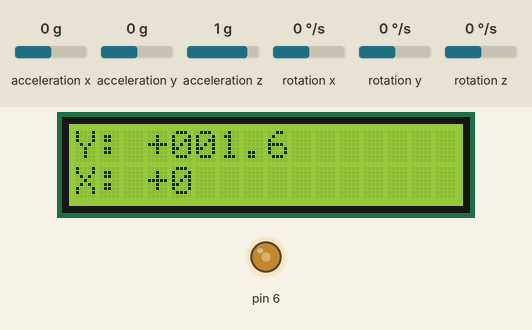
This sketch was run on a simulated Arduino Uno, built with avr-gcc and run on an emulated ATmega328P. Shown: 16×2 character LCD, output pins drawn as LEDs (lit = HIGH). Wiring (inferred from the names in the program): MPU-6050 motion sensor at I2C address 0x68. Inputs (shaded band) come from the test bench; at power-on: rotation z 0 °/s, rotation x 0 °/s, acceleration x 0 g, acceleration y 0 g, acceleration z 1 g, rotation y 0 °/s. What the sketch prints to the serial monitor is not drawn.

Above: at 6.8 s.
6.9 s: rotation z set to -2 °/s
At 7.6 s:
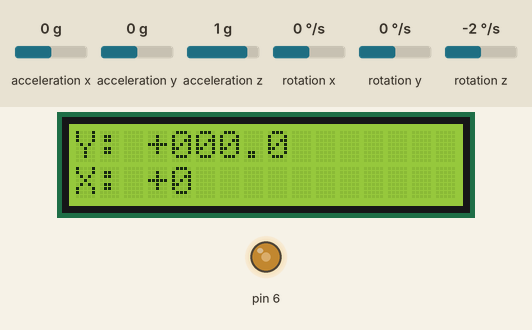
9.2 s: rotation z set to -192 °/s
At 9.79 s:
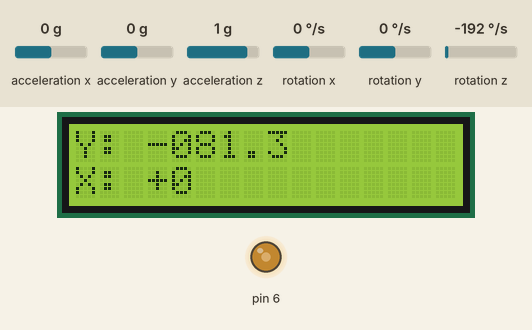
12.1 s: rotation x set to -192 °/s
At 12.46 s:
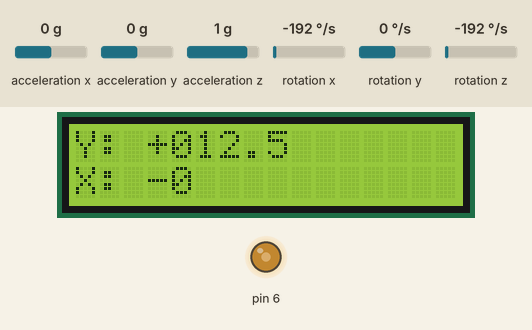
13.7 s: acceleration x set to -1.4 g
At 15.44 s:
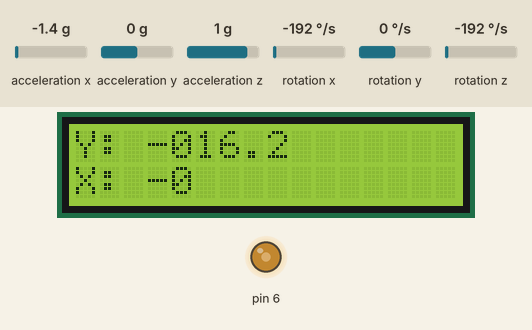

Measured:
- after the input at 6.9 s, the display: first changes after 0.10 s (image 1 shows a later state)

The sketch:

Digital_Spirit_Level.ino
```cpp
#include <Wire.h>
#include <LiquidCrystal.h>

int gyro_x, gyro_y, gyro_z;
long acc_x, acc_y, acc_z, acc_total_vector;
int temperature;
long gyro_x_cal, gyro_y_cal, gyro_z_cal;
long loop_timer;
int lcd_loop_counter;
float angle_pitch, angle_roll;
int angle_pitch_buffer, angle_roll_buffer;
boolean set_gyro_angles;
float angle_roll_acc, angle_pitch_acc;
float angle_pitch_output, angle_roll_output;

int Contrast=120; // can be set from 0-255
LiquidCrystal lcd(12, 11, 5, 4, 3, 2);

void setup() {
  analogWrite(6,Contrast);
  lcd.begin(16, 2);
  lcd.clear();

  Wire.begin();                                                        //Start I2C as master
  Serial.begin(57600);                                                 //Use only for debugging

  setup_mpu_6050_registers();                                          //Setup the registers of the MPU-6050 (500dfs / +/-8g) and start the gyro

  lcd.setCursor(0,0);                                                  //Set the LCD cursor to position to position 0,0
  lcd.print("Calibrating gyro");                                       //Print text to screen
  lcd.setCursor(0,1);                                                  //Set the LCD cursor to position to position 0,1

  for (int cal_int = 0; cal_int < 2000 ; cal_int ++){                  //Run this code 2000 times
    if(cal_int % 125 == 0)lcd.print(".");                              //Print a dot on the LCD every 125 readings
    read_mpu_6050_data();                                              //Read the raw acc and gyro data from the MPU-6050
    gyro_x_cal += gyro_x;                                              //Add the gyro x-axis offset to the gyro_x_cal variable
    gyro_y_cal += gyro_y;                                              //Add the gyro y-axis offset to the gyro_y_cal variable
    gyro_z_cal += gyro_z;                                              //Add the gyro z-axis offset to the gyro_z_cal variable
    delay(1);                                                          //Delay 3us to simulate the 250Hz program loop
  }
  gyro_x_cal /= 2000;                                                  //Divide the gyro_x_cal variable by 2000 to get the avarage offset
  gyro_y_cal /= 2000;                                                  //Divide the gyro_y_cal variable by 2000 to get the avarage offset
  gyro_z_cal /= 2000;                                                  //Divide the gyro_z_cal variable by 2000 to get the avarage offset

  lcd.clear();
  lcd.setCursor(0,0);                                                  //Set the LCD cursor to position to position 0,0
  lcd.print("Y:");                                                 //Print text to screen
  lcd.setCursor(0,1);                                                  //Set the LCD cursor to position to position 0,1
  lcd.print("X:");                                                 //Print text to screen

  loop_timer = micros();                                               //Reset the loop timer
}

void loop(){

  read_mpu_6050_data();                                                //Read the raw acc and gyro data from the MPU-6050

  gyro_x -= gyro_x_cal;                                                //Subtract the offset calibration value from the raw gyro_x value
  gyro_y -= gyro_y_cal;                                                //Subtract the offset calibration value from the raw gyro_y value
  gyro_z -= gyro_z_cal;                                                //Subtract the offset calibration value from the raw gyro_z value

  //Gyro angle calculations
  //0.0000611 = 1 / (250Hz / 65.5)
  angle_pitch += gyro_x * 0.0000611;                                   //Calculate the traveled pitch angle and add this to the angle_pitch variable
  angle_roll += gyro_y * 0.0000611;                                    //Calculate the traveled roll angle and add this to the angle_roll variable

  //0.000001066 = 0.0000611 * (3.142(PI) / 180degr) The Arduino sin function is in radians
  angle_pitch += angle_roll * sin(gyro_z * 0.000001066);               //If the IMU has yawed transfer the roll angle to the pitch angel
  angle_roll -= angle_pitch * sin(gyro_z * 0.000001066);               //If the IMU has yawed transfer the pitch angle to the roll angel

  //Accelerometer angle calculations
  acc_total_vector = sqrt((acc_x*acc_x)+(acc_y*acc_y)+(acc_z*acc_z));  //Calculate the total accelerometer vector
  //57.296 = 1 / (3.142 / 180) The Arduino asin function is in radians
  angle_pitch_acc = asin((float)acc_y/acc_total_vector)* 57.296;       //Calculate the pitch angle
  angle_roll_acc = asin((float)acc_x/acc_total_vector)* -57.296;       //Calculate the roll angle

  //Place the MPU-6050 spirit level and note the values in the following two lines for calibration
  angle_pitch_acc -= -1.7;                                              //Accelerometer calibration value for pitch
  angle_roll_acc -= -87.2;                                               //Accelerometer calibration value for roll

  if(set_gyro_angles){                                                 //If the IMU is already started
    angle_pitch = angle_pitch * 0.9996 + angle_pitch_acc * 0.0004;     //Correct the drift of the gyro pitch angle with the accelerometer pitch angle
    angle_roll = angle_roll * 0.9996 + angle_roll_acc * 0.0004;        //Correct the drift of the gyro roll angle with the accelerometer roll angle
  }
  else{                                                                //At first start
    angle_pitch = angle_pitch_acc;                                     //Set the gyro pitch angle equal to the accelerometer pitch angle
    angle_roll = angle_roll_acc;                                       //Set the gyro roll angle equal to the accelerometer roll angle
    set_gyro_angles = true;                                            //Set the IMU started flag
  }

  //To dampen the pitch and roll angles a complementary filter is used
  angle_pitch_output = angle_pitch_output * 0.9 + angle_pitch * 0.1;   //Take 90% of the output pitch value and add 10% of the raw pitch value
  angle_roll_output = angle_roll_output * 0.9 + angle_roll * 0.1;      //Take 90% of the output roll value and add 10% of the raw roll value

  Serial.print("X:");
  Serial.print(angle_pitch_output);
  Serial.print(", Y:");
  Serial.print(angle_roll_output);
  Serial.println("");

  write_LCD();                                                         //Write the roll and pitch values to the LCD display

  while(micros() - loop_timer < 4000);                                 //Wait until the loop_timer reaches 4000us (250Hz) before starting the next loop
  loop_timer = micros();                                               //Reset the loop timer
}

void read_mpu_6050_data(){                                             //Subroutine for reading the raw gyro and accelerometer data
  Wire.beginTransmission(0x68);                                        //Start communicating with the MPU-6050
  Wire.write(0x3B);                                                    //Send the requested starting register
  Wire.endTransmission();                                              //End the transmission
  Wire.requestFrom(0x68,14);                                           //Request 14 bytes from the MPU-6050
  while(Wire.available() < 14);                                        //Wait until all the bytes are received
  acc_x = Wire.read()<<8|Wire.read();                                  //Add the low and high byte to the acc_x variable
  acc_y = Wire.read()<<8|Wire.read();                                  //Add the low and high byte to the acc_y variable
  acc_z = Wire.read()<<8|Wire.read();                                  //Add the low and high byte to the acc_z variable
  temperature = Wire.read()<<8|Wire.read();                            //Add the low and high byte to the temperature variable
  gyro_x = Wire.read()<<8|Wire.read();                                 //Add the low and high byte to the gyro_x variable
  gyro_y = Wire.read()<<8|Wire.read();                                 //Add the low and high byte to the gyro_y variable
  gyro_z = Wire.read()<<8|Wire.read();                                 //Add the low and high byte to the gyro_z variable

}

void setup_mpu_6050_registers(){
  //Activate the MPU-6050
  Wire.beginTransmission(0x68);                                        //Start communicating with the MPU-6050
  Wire.write(0x6B);                                                    //Send the requested starting register
  Wire.write(0x00);                                                    //Set the requested starting register
  Wire.endTransmission();                                              //End the transmission
  //Configure the accelerometer (+/-8g)
  Wire.beginTransmission(0x68);                                        //Start communicating with the MPU-6050
  Wire.write(0x1C);                                                    //Send the requested starting register
  Wire.write(0x10);                                                    //Set the requested starting register
  Wire.endTransmission();                                              //End the transmission
  //Configure the gyro (500dps full scale)
  Wire.beginTransmission(0x68);                                        //Start communicating with the MPU-6050
  Wire.write(0x1B);                                                    //Send the requested starting register
  Wire.write(0x08);                                                    //Set the requested starting register
  Wire.endTransmission();                                              //End the transmission
}

void write_LCD(){                                                      //Subroutine for writing the LCD
  //To get a 250Hz program loop (4us) it's only possible to write one character per loop
  //Writing multiple characters is taking to much time
  if(lcd_loop_counter == 10)lcd_loop_counter = 0;                      //Reset the counter after 14 characters
  lcd_loop_counter ++;                                                 //Increase the counter
  if(lcd_loop_counter == 1){
    angle_pitch_buffer = angle_pitch_output * 10;                      //Buffer the pitch angle because it will change
    lcd.setCursor(3,0);                                                //Set the LCD cursor to position to position 0,0
  }
  if(lcd_loop_counter == 2){
    if(angle_pitch_buffer < 0)lcd.print("-");                          //Print - if value is negative
    else lcd.print("+");                                               //Print + if value is negative
  }
  if(lcd_loop_counter == 3)lcd.print(abs(angle_pitch_buffer)/1000);    //Print first number
  if(lcd_loop_counter == 4)lcd.print((abs(angle_pitch_buffer)/100)%10);//Print second number
  if(lcd_loop_counter == 5)lcd.print((abs(angle_pitch_buffer)/10)%10); //Print third number
  if(lcd_loop_counter == 6)lcd.print(".");                             //Print decimal point
  if(lcd_loop_counter == 7)lcd.print(abs(angle_pitch_buffer)%10);      //Print decimal number

  if(lcd_loop_counter == 8){
    angle_roll_buffer = angle_roll_output * 10;
    lcd.setCursor(3,1);
  }
  if(lcd_loop_counter == 9){
    if(angle_roll_buffer < 0)lcd.print("-");                           //Print - if value is negative
    else lcd.print("+");                                               //Print + if value is negative
  }
  if(lcd_loop_counter == 10)lcd.print(abs(angle_roll_buffer)/1000);    //Print first number
  if(lcd_loop_counter == 11)lcd.print((abs(angle_roll_buffer)/100)%10);//Print second number
  if(lcd_loop_counter == 12)lcd.print((abs(angle_roll_buffer)/10)%10); //Print third number
  if(lcd_loop_counter == 13)lcd.print(".");                            //Print decimal point
  if(lcd_loop_counter == 14)lcd.print(abs(angle_roll_buffer)%10);      //Print decimal number
}
```
